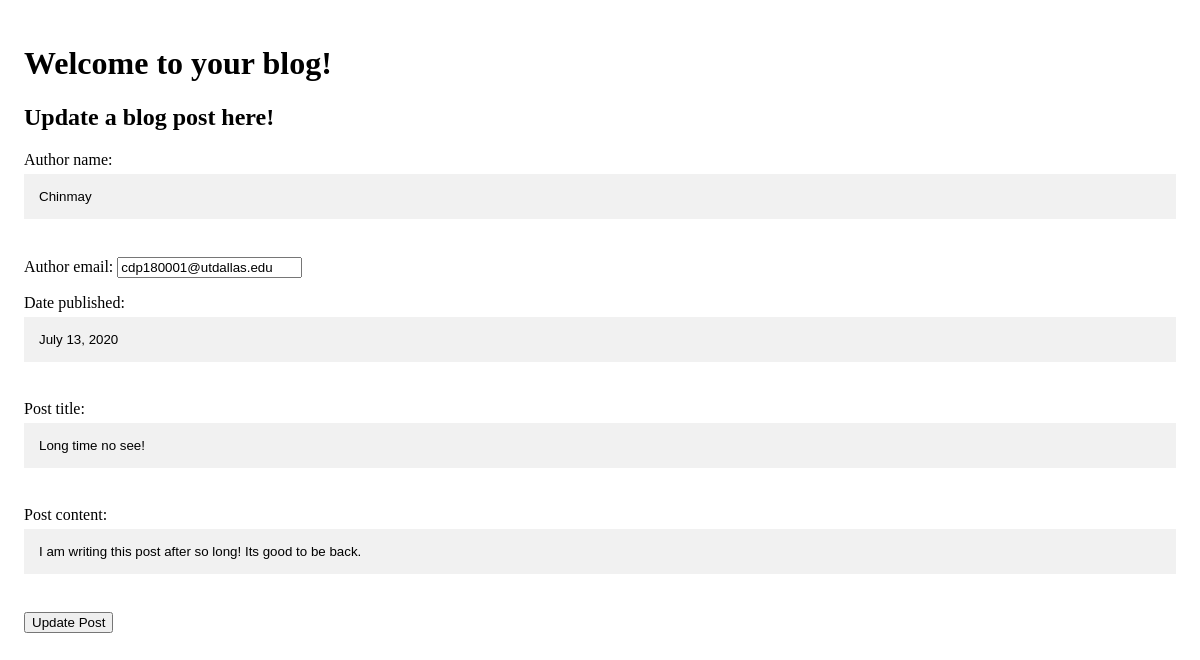
/blogs/post_update/7, run on the app's committed database.
### BLOG_POSTS/models.py (models this page shows, shortened)
class BlogPost(models.Model):
    author_name = models.CharField(max_length=50)
    author_email = models.EmailField(max_length=50, unique=True)
    date_published = models.DateField()
    post_title = models.CharField(max_length=100)
    post_content = models.CharField(max_length=10000)

### BLOG_POSTS/views.py (the view)
# urls.py: path('post_update/<int:id>', views.post_update,  name="POST_UPDATE"),
def post_update(request, id):
    blog_post_to_update = BlogPost.objects.get(id=id)
    form = BlogPostForm(request.POST or None, instance=blog_post_to_update)
    if form.is_valid():
        print("Inside")
        form.save()
        return redirect("POST_LIST")
    return render(request, 'BLOG_POSTS/POST_UPDATE.html', {'blog_post_to_update':blog_post_to_update})

### BLOG_POSTS/Templates/BLOG_POSTS/POST_UPDATE.html (shortened to what this page needs)
{% load static %}
<html>
    <head>
        <link href="{% static 'POST_FORM.css' %}" rel="stylesheet" type="text/css"/>
    </head>
    <body>
      <div class="container">
        <div class="jumbotron">
            <form method="POST" action="{% url 'POST_UPDATE' blog_post_to_update.id %}">
                <h1>Welcome to your blog!</h1>
                <h2>Update a blog post here!</h2>
                <p><label for="id_author_name">Author name:</label> <input type="text" name="author_name" maxlength="50" required="" id="id_author_name" value="{{ blog_post_to_update.author_name }}"></p>
                <p><label for="id_author_email">Author email:</label> <input type="email" name="author_email" maxlength="50" required="" id="id_author_email" value="{{ blog_post_to_update.author_email }}"></p>
                <p><label for="id_date_published">Date published:</label> <input type="text" name="date_published" required="" id="id_date_published" value="{{ blog_post_to_update.date_published }}"></p>
                <p><label for="id_post_title">Post title:</label> <input type="text" name="post_title" maxlength="100" required="" id="id_post_title" value="{{ blog_post_to_update.post_title }}"></p>
                <p><label for="id_post_content">Post content:</label> <input type="text" name="post_content" maxlength="10000" required="" id="id_post_content" value="{{ blog_post_to_update.post_content }}"></p>
                <input type="submit" class="btn btn-primary" value="Update Post" />
            </form>
        </div>
    </div>
    </body>
</html>

### static/POST_FORM.css (style rules this page uses)
* { box-sizing: border-box }
input[type=text], input[type=password] { width: 100%; padding: 15px; margin: 5px 0 22px 0; display: inline-block; border: none; background: #f1f1f1; }
.container { padding: 16px; }

### data on the page
BlogPost: author_name "Chinmay", author_email "cdp180001@utdallas.edu", date_published "July 13, 2020", post_title "Long time no see!", post_content "I am writing this post after so long! Its good to be back."
